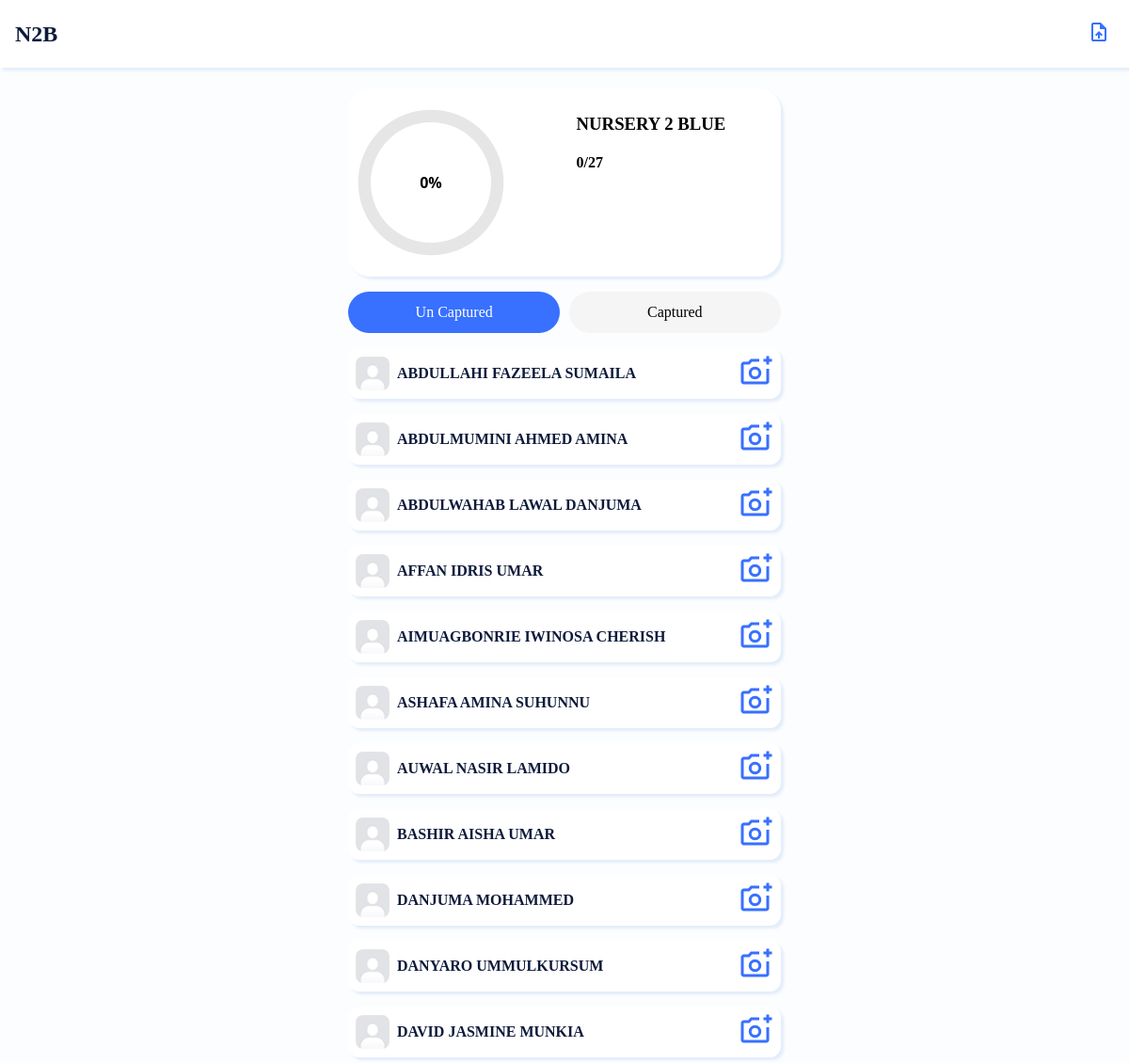
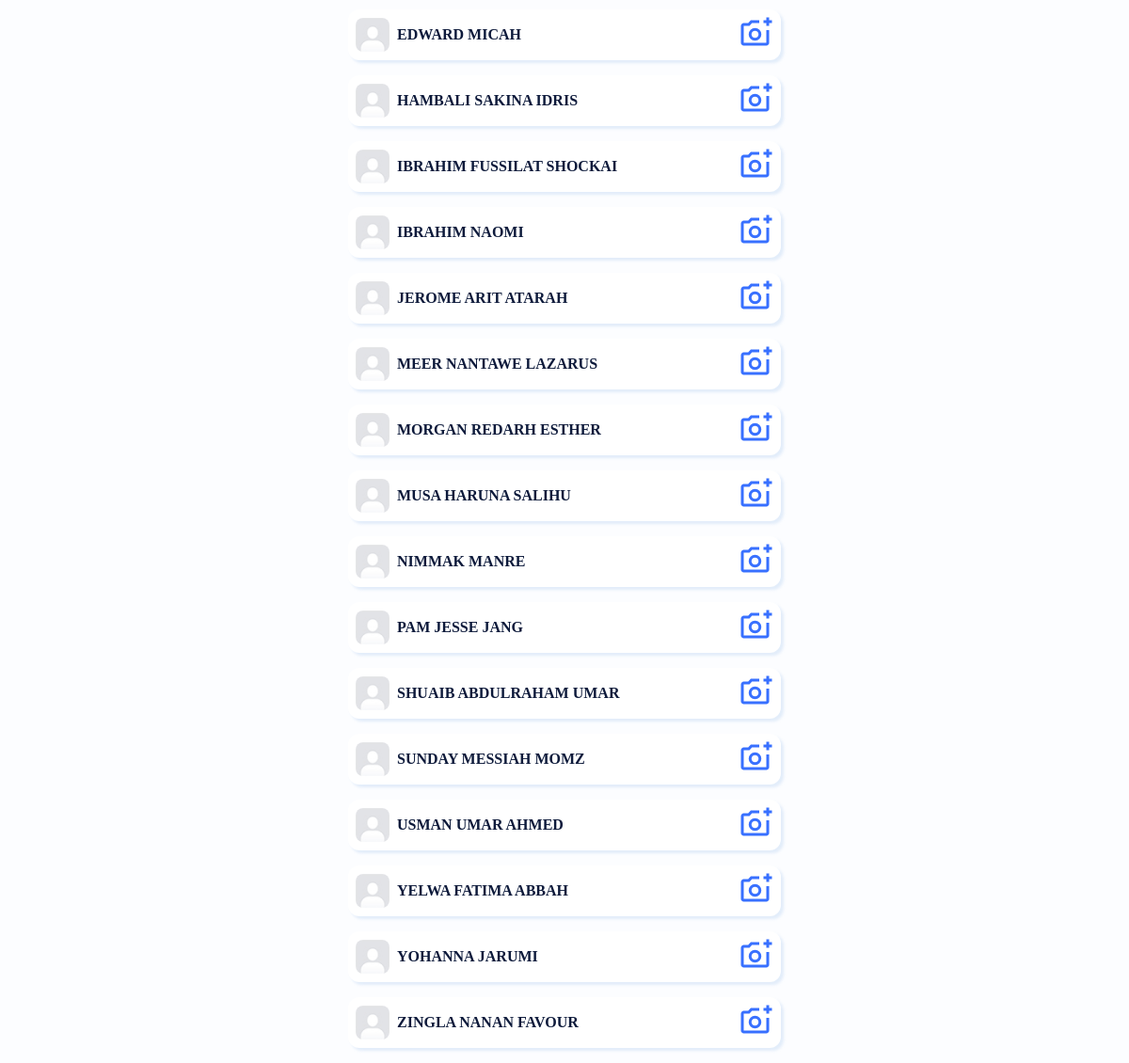
/student_list/5/, run on the app's committed database (2 pictures, top to bottom).
### facesnapper/models.py (models this page shows, shortened)
class StudentClass(models.Model):
    tag = models.CharField(max_length=100)
    title = models.CharField(max_length=100, null=True, blank=True)

class Student(models.Model):
    photo = models.ImageField(upload_to='students/', null=True, blank=True)
    name = models.CharField(max_length=100)
    class_category = models.ForeignKey(StudentClass, on_delete=models.CASCADE)
    captured = models.BooleanField(default=False)
    adm_no = models.CharField(max_length=33, null=True, blank=True)

### facesnapper/views.py (the view)
# urls.py: path('student_list/<int:class_id>/', views.student_list  , name='student_list'),
def student_list(request, class_id):
    student_class = StudentClass.objects.get(pk=class_id)
    students = Student.objects.filter(class_category=class_id)
    captured_students = students.filter(captured=True)
    uncaptured_students = students.filter(captured=False)
    total_students = students.count()
    total_captured = captured_students.count()
    progress_percentage = (total_captured / total_students * 100) if total_students else 0
    context = {
        "student_class": student_class,
        "total_students_per_class": total_students,
        "total_students_per_class_with_passport": total_captured,
        "progress_percentage": progress_percentage,
        "captured_students": captured_students,
        "uncaptured_students": uncaptured_students,
    }
    return render(request, 'facesnapper/list.html', context)

### facesnapper/templates/facesnapper/list.html (shortened to what this page needs)
{% load static %}
<!DOCTYPE html>
<html lang="en">
<head>
    <link type="text/css" href="{% static 'styles/style.css' %}" rel="stylesheet" />
</head>
<body>
    <main>
        <div class="scalfold">
            <div class="topbar">
                <h2>{{student_class.tag}}</h2>
                <a href="{% url 'facesnapper:upload_students' student_class.id %}">
                    <div class="icn-btn">
                        <img src="{% static 'img/upload_file.svg' %}" />
                    </div>
                </a>
            </div>
            <div class="body">
                <div class="dashboard-tab">
                    <div class="tab-item" style="display: flex; align-items: center;">
                        <div class="circular-progress" role="progressbar" aria-valuemin="0" aria-valuemax="100" aria-valuenow="0" data-value="{{ progress_percentage }}" id="cprog-1">
                            <div class="cprog-center">
                                <span class="cprog-text">..%</span>
                            </div>
                        </div>
                    </div>
                    <div class="tab-item">
                        <h3>{{ student_class.title }}</h3>
                        <h4>{{ total_students_per_class_with_passport }}/{{ total_students_per_class }}</h4>
                    </div>
                </div>
                <div class="spacer" style="height: 16px;"></div>
                <div class="tab-container">
                    <div class="tab-btn active" data-target="uncaptured">
                        <p>Un Captured</p>
                    </div>
                    <div class="tab-btn" data-target="captured">
                        <p>Captured</p>
                    </div>
                </div>
                <div class="column tab-content" id="uncaptured" style="display:block;">
                    {% for student in uncaptured_students %}
                    <a href="{% url 'facesnapper:capture' student.id %}">
                        <div class="list-card">
                            <div class="detail">
                                <img src="{% if student.photo %}{{ student.photo.url }}{% else %}{% static 'img/user.jpg' %}{% endif %}" alt="">
                                <h4>{{ student.name }}</h3>
                            </div>
                            <div class="icn-btn">
                                <img src="{% static 'img/addphoto.svg' %}" alt="">
                            </div>
                        </div>
                    </a>
                    {% empty %}
                    <div class="list-card">
                        <b style="color: red;"><i>No uncaptured students</i></b>
                    </div>
                    {% endfor %}
                </div>
                </div>
        </div>
    </main>
</body>
</html>

### static/styles/style.css (style rules this page uses)
:root { --pry-color: #3870ffff; --sec-color: #e8f1ff; --dark: rgb(13, 26, 59); --radius: 24px; --box-shadow: 3px 3px 3px #dae8f8c4; }
.html, body { all: unset; background-color: rgba(56, 112, 255, 0.010); }
a { text-decoration: none; color: var(--dark); }
.topbar { width: 98%; height: 72px; background-color: white; box-shadow: var(--box-shadow); padding-left: 16px; padding-right: 120px; position: fixed; top: 0; left: 0; z-index: 9999; color: var(--dark); display: flex; justify-content: space-between; align-items: center; }
.body { margin-top: 94px; margin-inline: 16px; }
@media screen and (min-width:460px) { .body { width: 460px; margin: auto; margin-top: 94px; } }
.dashboard-tab { width: 100%; height: 200px; background-color: white; box-shadow: var(--box-shadow); border-radius: var(--radius); overflow: hidden; display: flex; justify-content: space-between; }
.tab-item { width: 49%; height: 100%; padding: 8px; box-sizing: border-box; background-color: white; }
.tab-container { width: 100%; display: flex; justify-content: space-between; }
.tab-btn { width: 49%; height: 44px; background-color: whitesmoke; border-radius: 40px; display: flex; align-items: center; justify-content: center; cursor: pointer; }
.active { background-color: var(--pry-color); color: white; }
.list-card { height: 54px; background-color: white; margin-block: 16px; border-radius: 12px; display: flex; flex-direction: row; align-items: center; justify-content: space-between; padding: 8px; box-sizing: border-box; cursor: pointer; box-shadow: var(--box-shadow); }
.detail { display: flex; align-items: center; }
.detail img { border-radius: 8px; margin-right: 8px; }
.list-card img { width: 36px; height: 36px; }
.detail h4 { margin: 0; }
.icn-btn { width: 36px; cursor: pointer; }
.icn-btn img { max-width: 100%; }
.circular-progress { width: 160px; height: 160px; position: relative; z-index: 0; font-family: system-ui, sans-serif; --size: 120px; --thickness: 12px; --bg: #e6e6e6; --accent: #3b82f6; display: inline-block; }
.cprog-center { position: absolute; inset: calc(var(--thickness) + 4px); border-radius: 50%; display: grid; place-items: center; background: white; box-sizing: border-box; text-align: center; }
.cprog-text { font-weight: 600; font-size: 1rem; line-height: 1; }

### data on the page
StudentClass: tag "N2B", title "NURSERY 2 BLUE"
Student: name "ABDULLAHI FAZEELA SUMAILA"
Student: name "ABDULMUMINI AHMED AMINA"
Student: name "ABDULWAHAB LAWAL DANJUMA"
Student: name "AFFAN IDRIS UMAR"
Student: name "AIMUAGBONRIE IWINOSA CHERISH"
Student: name "ASHAFA AMINA SUHUNNU"
Student: name "AUWAL NASIR LAMIDO"
Student: name "BASHIR AISHA UMAR"
Student: name "DANJUMA MOHAMMED"
Student: name "DANYARO UMMULKURSUM"
Student: name "DAVID JASMINE MUNKIA"
Student: name "EDWARD MICAH"
Student: name "HAMBALI SAKINA IDRIS"
Student: name "IBRAHIM FUSSILAT SHOCKAI"
Student: name "IBRAHIM NAOMI"
Student: name "JEROME ARIT ATARAH"
Student: name "MEER NANTAWE LAZARUS"
Student: name "MORGAN REDARH ESTHER"
Student: name "MUSA HARUNA SALIHU"
Student: name "NIMMAK MANRE"
Student: name "PAM JESSE JANG"
Student: name "SHUAIB ABDULRAHAM UMAR"
Student: name "SUNDAY MESSIAH MOMZ"
Student: name "USMAN UMAR AHMED"
Student: name "YELWA FATIMA ABBAH"
Student: name "YOHANNA JARUMI"
Student: name "ZINGLA NANAN FAVOUR"

### other printed values
{{ total_students_per_class_with_passport }} "0"
{{ total_students_per_class }} "27"
